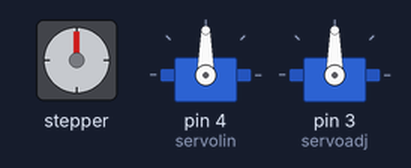
Simulated run of this sketch. Board: Arduino Uno, built with avr-gcc and run on an emulated ATmega328P. On the bench: stepper motor, 2 × servo. Wiring (inferred from the names in the program): stepper motor driver (200 steps per turn assumed): step pin 7; direction pin 5.

Above: at 0.05 s.
At 1.95 s:
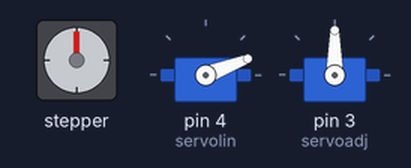
At 3.55 s:
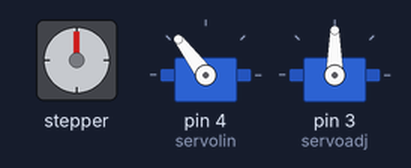
At 7.05 s:
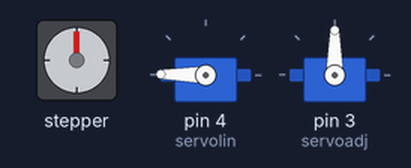
Timing chart, 0 to 9.2 s (numbered marks = the images above):
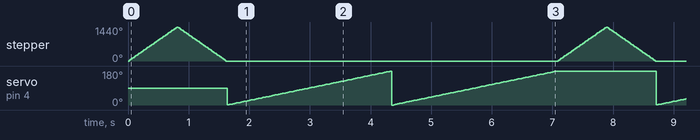

Measured:
- by itself, stepper: turns 1440° clockwise in 0.79 s, then 1440° counter-clockwise in 0.79 s, repeating every 7.1 s
- by itself, servo on pin 4 (servolin): moves between 0° and 180°, repeating every 7.1 s

The sketch:

stepper_epicure_not_paralelly.ino
```cpp
#include <Servo.h>
const int stepPin = 7 ;
const int dirPin = 5;
//const int enPin = 8;

Servo servolin;
Servo servoadj;

int poslin = 0;
int posadj = 0;

void setup() {
  pinMode(stepPin,OUTPUT);
  pinMode(dirPin,OUTPUT);
  //pinMode(enPin,OUTPUT);
  //digitalWrite(enPin,LOW);
  servolin.attach(4);
  servoadj.attach(3);
}

void loop() {
  digitalWrite(dirPin,HIGH); // Enables the motor to move in a particular direction
      for(int x = 0; x < 800; x++) {
        digitalWrite(stepPin,HIGH);
        delayMicroseconds(500);
        digitalWrite(stepPin,LOW);
        delayMicroseconds(500);
      }
      delay(5);
    digitalWrite(dirPin,LOW); //Changes the direction of rotation
    for(int x = 0; x < 800; x++) {
      digitalWrite(stepPin,HIGH);
      delayMicroseconds(500);
      digitalWrite(stepPin,LOW);
      delayMicroseconds(500);
    }
    delay(5);
  for (poslin=0; poslin <= 180; poslin += 1) {
      servolin.write(poslin);
      delay(15);
      }
  for (posadj=0; posadj <= 180; posadj += 1) {
      servolin.write(posadj);
      delay(15);
      }
}
```
